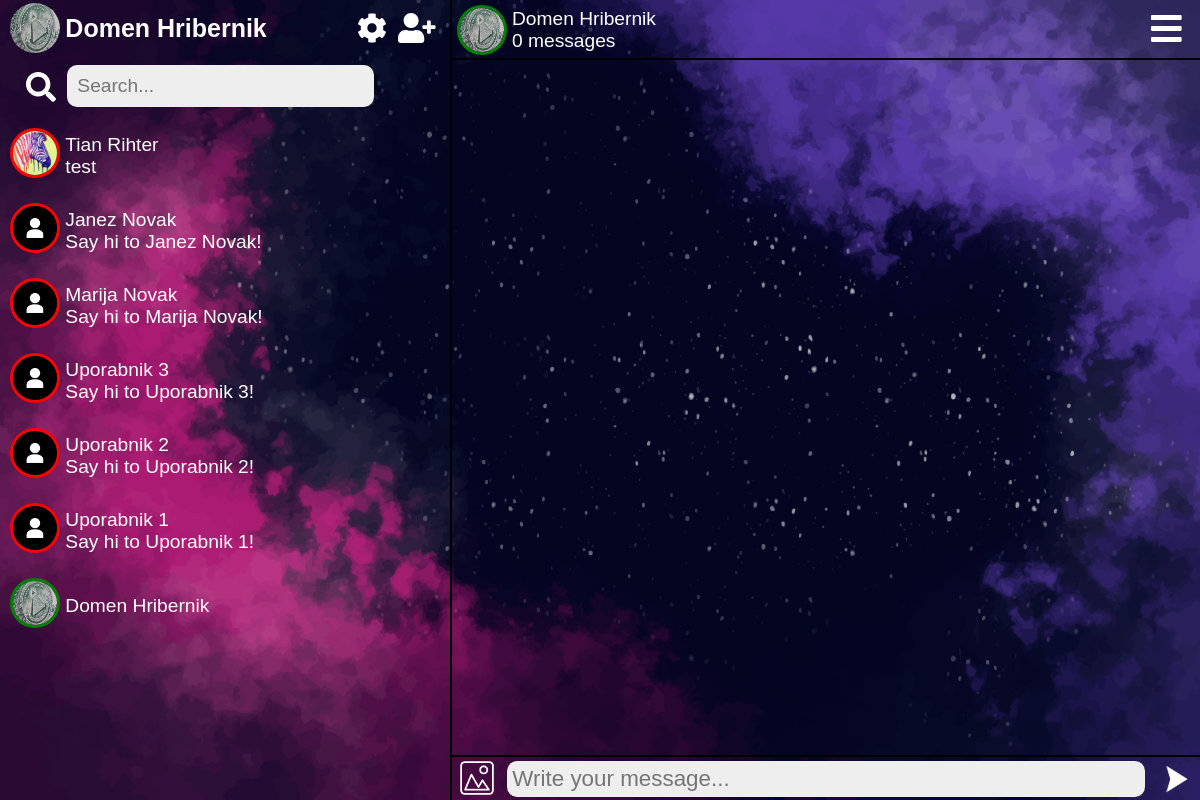
Page /Project/main.php?user_name=Domen Hribernik704 (signed in) on the committed database.
### tables this page shows
CREATE TABLE `users` (
  `user_id` int(11) NOT NULL,
  `user_email` varchar(100) NOT NULL,
  `user_name` varchar(100) NOT NULL,
  `user_password` varchar(100) NOT NULL,
  `user_photo` varchar(255) NOT NULL,
  `user_gender` text NOT NULL,
  `user_city` text NOT NULL,
  `user_age` int(3) NOT NULL,
  `user_phone` int(9) NOT NULL,
  `user_status` varchar(7) NOT NULL DEFAULT 'Offline'
);

CREATE TABLE `users_chat` (
  `msg_id` int(11) NOT NULL,
  `sender_username` varchar(100) NOT NULL,
  `receiver_username` varchar(100) NOT NULL,
  `msg_content` varchar(255) NOT NULL,
  `msg_image` varchar(255) NOT NULL,
  `msg_status` text NOT NULL,
  `msg_date` timestamp NOT NULL DEFAULT current_timestamp()
);

### Project/include/get_users.php (the view, shortened to what this page needs)
<?php
  function search_user() {
    include("connection.php");
    $loged_user = $_SESSION['user_name'];
    if (isset($_POST['search_btn'])) {
      $search_query = htmlentities($_POST['search_friends']);
      $get_friend = "SELECT * FROM users_friends WHERE SUBSTR(friend_b, 1, (LENGTH(friend_b) - 3)) LIKE '%$search_query%' AND friend_a = '$loged_user' ORDER BY friend_b ASC";
    }
    else {
      $get_friend = "SELECT * FROM users_friends WHERE friend_a = '$loged_user' ORDER BY friends_id DESC";
    }
    $run_friend = mysqli_query($db, $get_friend);
    while ($row_friend = mysqli_fetch_array($run_friend)) {
      $friend = $row_friend['friend_b'];
      $get_user = "SELECT * FROM users";
      $run_user = mysqli_query($db, $get_user);
      while ($row = mysqli_fetch_array($run_user)) {
        $user_name = $row['user_name'];
        $user_photo = $row['user_photo'];
        $status = $row['user_status'];
        $last_msg="";
        if ($friend == $user_name) {
          if ($user_name == $loged_user) {
            $get_last_msg = "SELECT * FROM users_chat WHERE receiver_username=sender_username ORDER BY msg_id DESC LIMIT 1";
          }
          else {
            $get_last_msg = "SELECT * FROM users_chat WHERE ((sender_username='$user_name' OR receiver_username='$user_name') AND (sender_username='$loged_user' OR receiver_username='$loged_user')) AND sender_username!=receiver_username ORDER BY msg_id DESC LIMIT 1";
          }
          $run_last_msg = mysqli_query($db, $get_last_msg);
          $check = mysqli_num_rows($run_last_msg);
          if($check) {
            $row_last_msg = mysqli_fetch_array($run_last_msg);
            $receiver = $row_last_msg['receiver_username'];
            $sender = $row_last_msg['sender_username'];
            if ($sender == $loged_user || $receiver == $loged_user) {
              $last_msg = $row_last_msg['msg_content'];
            }
          }
          else {
            $last_msg_name = substr_replace($user_name, "", (strlen($user_name) - 3), 3);
            $last_msg = "Say hi to $last_msg_name!";
            if ($loged_user == $user_name) {
              $last_msg = "";
            }
          }
          $user_name_output = substr_replace($user_name, "", (strlen($user_name) - 3), 3);
          echo "<a href='main.php?user_name=$user_name' class='user-name'>
              <li class = 'friends'>
                <div class='friends-photo'>";
                  if ($status == "Online") {
                    echo "<img src='$user_photo' class='profile-pic g-img'>";
                  }
                  else if ($status == "Offline") {
                    echo "<img src='$user_photo' class='profile-pic r-img'>";
                  }
                echo "</div>
                <div class='friends-name'>$user_name_output
                  <div class='last-message'>$last_msg</div>
                  </div></li></a>";
        }
      }
    }
  }
?>

### Project/main.php (shortened to what this page needs)
<?php
  include("include/connection.php");
  if (!isset($_SESSION['user_email'])) {
    header("location: login.php");
  }
  else {
?>
<!DOCTYPE html>
<html lang="en">
<head>
  <link rel="stylesheet"  type="text/css" href="css/mainpage.css">
</head>
<body onload="scroll()">
  <main class="container">
    <nav class="left-sidebar" id="left-menu">
      <div class="search-box">
        <div class="info">
          <?php
            $title_photo = $_SESSION['user_photo'];
            $user_name = $_SESSION['user_name'];
            $title_user = substr_replace($user_name, "", (strlen($user_name) - 3), 3);
            echo"<img src= '$title_photo' class='profile-pic' alt = 'sener_img'>";
          ?>
          <h1><?php echo "$title_user"; ?></h1>
          <span class = "link">
            <a href="settings.php" ><i class="fas fa-cog" id="icon"></i></a>
            <a href="find_friend.php" ><i class="fas fa-user-plus" id="icon"></i></a>
          </span>
        </div>
        <div class="search">
        <form action="main.php?user_name=<?php echo $user_name;?>" method="post">
            <button type="submit" name="search_btn" class="filter-button"><i class="fas fa-search" id="search"></i></button>
            <input type="text" name="search_friends"  placeholder="Search..." autocomplete="off">
          </form>
        </div>
      </div>
      <div class="friends-list">
        <ul id="friends-list">
          <?php include("include/get_users.php") ?>
          <?php search_user(); ?>
        </ul>
      </div>
    </nav>
    <article class="center-sidebar">
      <div class = "message-head">
        <?php include('include/message_user.php');?>
      </div>
      <?php include('include/messages.php');?>
    </article>
  </main>
</body>
</html>
<?php } ?>

### Project/include/message_user.php (shortened to what this page needs)
<?php
  $user = $_SESSION['user_email'];
  $get_user = "SELECT * FROM users WHERE user_email = '$user'";
  $run_user = mysqli_query($db, $get_user);
  $row = mysqli_fetch_array($run_user);
  $user_name = $row['user_name'];
  if (isset($_GET['user_name'])) {
    global $db;
    $get_username = $_GET['user_name'];
    $get_user = "SELECT * FROM users WHERE user_name = '$get_username'";
    $run_user = mysqli_query($db, $get_user);
    $row_user = mysqli_fetch_array($run_user);
    $username = $row_user['user_name'];
    $user_photo_image = $row_user['user_photo'];
    $status = $row_user['user_status'];
  }
  $total_messeges = "SELECT * FROM users_chat WHERE (sender_username = '$user_name' AND receiver_username = '$username') OR (receiver_username = '$user_name' AND sender_username = '$username')";
  $run_messages = mysqli_query($db, $total_messeges);
  $total = mysqli_num_rows($run_messages);
  $username_head = substr_replace($username, "", (strlen($username) - 3), 3);
    if ($status == "Online") {
      echo "<img src= $user_photo_image alt='user_photo' class='head-photo profile-pic g-img'/>";
    }
    else if ($status == "Offline") {
      echo "<img src= $user_photo_image alt='user_photo' class='head-photo profile-pic r-img'/>";
    }
  echo"<div class='head-data'>
      <div class = 'head-username'>
        $username_head
      </div><br>
      <div class = 'head-total'>
        $total messages
      </div>
    </div>
    <div class='right-icon-tab'>
      <a href='#' onclick='openRightMenu()' id='open-right'>
        <i class='fas fa-bars'></i>
      </a>
    </div>
  ";
?>

### Project/include/messages.php (shortened to what this page needs)
<?php
  echo "<div class='message-body' id='message-body'>";
 echo "</div>";
 echo"
  <form method='post' class='down' enctype='multipart/form-data'>
    <label><input type='file' name='msg_photo' size='60' ><img src='image/photo.png' class='image-msg' name='img_msg'></label>
    <input type='text' name='msg_content' autocomplete='off' placeholder='Write your message...'>
    <button class='send-button' type = 'submit' value='submit' name='submit'><img src='image/send.png' class='send-message-img'></button>
  </form>";
?>

### Project/css/mainpage.css (style rules this page uses)
body { font-size: larger; font-family: 'Poppins', sans-serif; border-collapse: collapse; margin: 0; padding: 0px; color:white; }
.info h1 { font-size: 25px; }
main.container { display: flex; position: absolute; flex-direction: row; height: 100%; width: 100%; background-image: url("../image/bg.jpg"); background-repeat: no-repeat; background-size: cover; overflow: hidden; }
a { text-decoration: none; color:white; }
nav.left-sidebar { display: inline-block; flex: 1 25%; min-width: 420px; }
.search-box { display: inline-block; width: 100%; height: 110px; padding-top: 3px; }
.info, .search { display: block; height: 65%; margin: 0; padding: 0; }
.info { height: 55px; padding-left: 10px; }
.info img.profile-pic, .info h1 { display: inline-block; vertical-align: middle; margin: 0; padding: 0; }
.link { text-decoration: none; float: right; margin-right: 10px; }
li.friends { padding: 10px ; }
#icon { display: inline-block; font-size: 30px; padding-top: 10px; padding-right: 5px; }
.search { height: 57px; margin: 7px 20px; }
#search { font-size: 30px; color: white; }
button.filter-button { background-color: transparent; border: none; outline: none; vertical-align: middle; }
.search input { position: relative; width: 70%; font-size: 1.2rem; border: none; padding: 10px; border-radius: 10px; background-color: #eee; color: black; outline: none; }
.friends-list { display: inline-block; width: 100%; height: 100%; overflow-y: auto; }
img.profile-pic { border-radius: 100%; width: 50px; height: 50px; }
img.r-img { border: 3px solid red; box-sizing: border-box; }
img.g-img { border: 3px solid green; box-sizing: border-box; }
.friends-list ul { margin-top: 5px; padding: 0; }
.friends-list li { list-style-type: none; margin: 0; }
.friends-list div.friends-photo, .friends-list div.friends-name { display: inline-block; vertical-align: middle; height: 100%; }
article.center-sidebar { display: inline-block; flex: 1 50%; }
.message-head { display: inline-block; height: 58px; width: 100%; border-bottom: 2px solid #000; border-left: 2px solid #000; }
.head-photo, .head-data { display: inline-block; position: relative; vertical-align: middle; margin-top: 5px; margin-left: 5px; }
.head-username, .head-total { display: inline-block; }
.message-body { display: block; height: calc(100% - 105px); width: 100%; overflow-y: auto; border-left: 2px solid #000; }
.down { padding-left: 5px; height: 45px; border: 2px solid #000; width: calc(100% - 7px); }
.down input { width: calc(100% - 115px); font-size: 1.4rem; border: none; border-radius: 10px; padding: 5px; margin-top: 4px; vertical-align: top; background: #eee; outline: none; }
.down button { margin-left: 5px; margin-top: 3px; vertical-align: top; border: none; width: 40px; height: 40px; background: transparent; outline: none; }
label img.image-msg { height: 40px; width: 40px; outline: none; margin-right: 5px; margin-top: 1px; }
.send-message-img { height: 30px; width: 30px; }
.right-icon-tab { display: none; font-size: 35px; position: relative; float: right; margin: 10px 20px 0 0; }
@media only screen and (max-width: 1250px) { .right-icon-tab, .right-icon-x { display: inline-block; } }
@media only screen and (min-width: 926px) { nav.left-sidebar { display: inline-block !important; } }

### rows in the picture
users: user_photo (picture), user_name "Tian Rihter", users_chat.msg_content "test"
users: user_photo (picture), user_name "Janez Novak", user_name "Say hi to Janez Novak!"
users: user_photo (picture), user_name "Marija Novak", user_name "Say hi to Marija Novak!"
users: user_photo (picture), user_name "Uporabnik 3", user_name "Say hi to Uporabnik 3!"
users: user_photo (picture), user_name "Uporabnik 2", user_name "Say hi to Uporabnik 2!"
users: user_photo (picture), user_name "Uporabnik 1", user_name "Say hi to Uporabnik 1!"
users: user_photo (picture), user_name "Domen Hribernik"

### other values in the picture
$title_user "Domen Hribernik"
$total "0"
